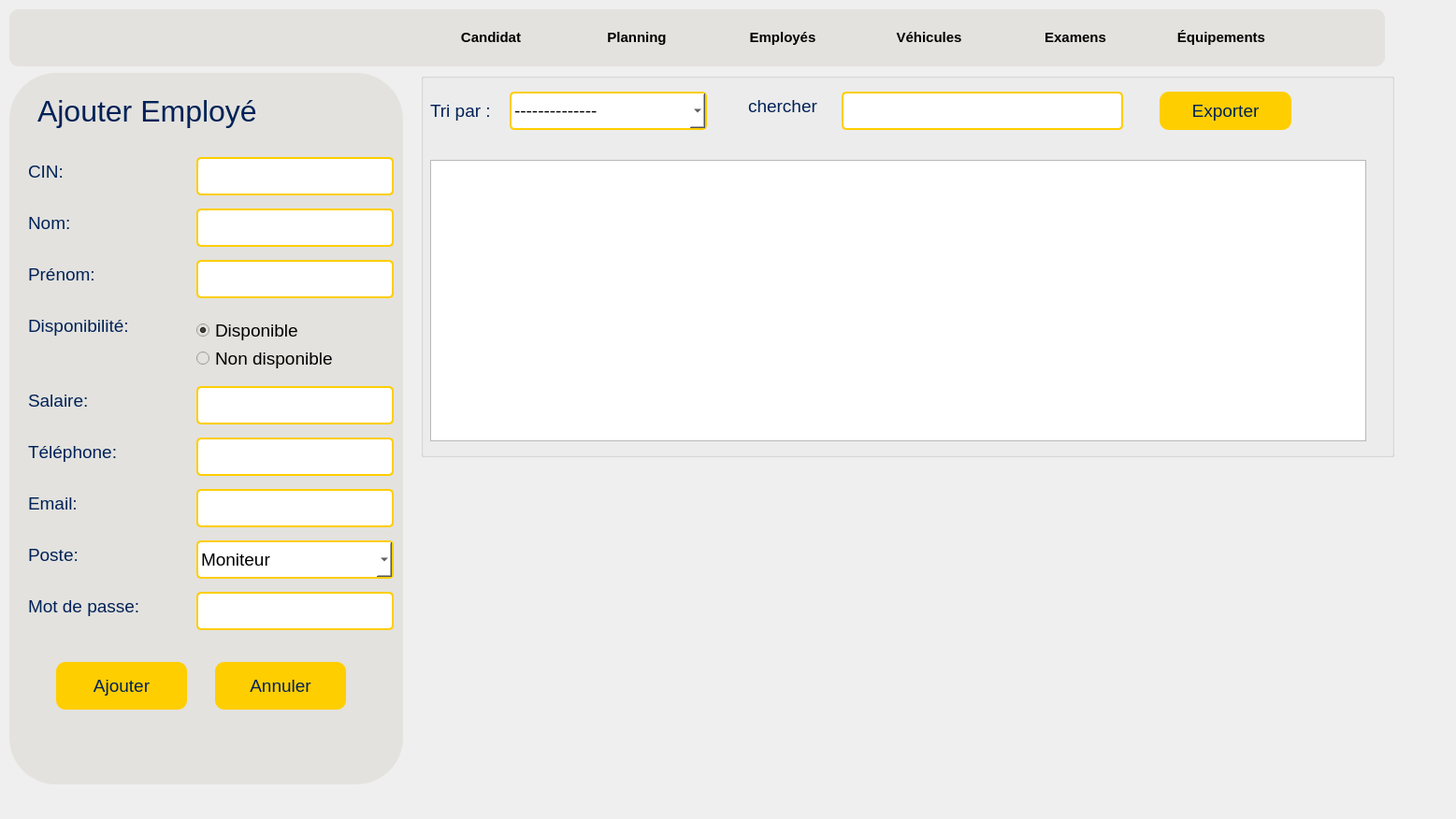
<?xml version="1.0" encoding="UTF-8"?>
<ui version="4.0">
 <class>Employee</class>
 <widget class="QWidget" name="Employee">
  <property name="geometry">
   <rect>
    <x>0</x>
    <y>0</y>
    <width>1557</width>
    <height>876</height>
   </rect>
  </property>
  <property name="windowTitle">
   <string>Gestion des Employés</string>
  </property>
  <!-- TABLE AREA (Right side) -->
  <widget class="QGroupBox" name="groupBox_2">
   <property name="geometry">
    <rect>
     <x>450</x>
     <y>78</y>
     <width>1041</width>
     <height>411</height>
    </rect>
   </property>
   <property name="title">
    <string/>
   </property>
   <widget class="QTableWidget" name="tableWidget">
    <property name="geometry">
     <rect>
      <x>10</x>
      <y>93</y>
      <width>1001</width>
      <height>301</height>
     </rect>
    </property>
    <property name="font">
     <font>
      <pointsize>14</pointsize>
     </font>
    </property>
    <property name="alternatingRowColors">
     <bool>true</bool>
    </property>
    <property name="selectionBehavior">
     <enum>QAbstractItemView::SelectRows</enum>
    </property>
    <property name="selectionMode">
     <enum>QAbstractItemView::SingleSelection</enum>
    </property>
    <property name="showGrid">
     <bool>true</bool>
    </property>
    <attribute name="horizontalHeaderStretchLastSection">
     <bool>true</bool>
    </attribute>
   </widget>
   <widget class="QLabel" name="label_tri">
    <property name="geometry">
     <rect>
      <x>10</x>
      <y>25</y>
      <width>91</width>
      <height>31</height>
     </rect>
    </property>
    <property name="font">
     <font>
      <pointsize>14</pointsize>
     </font>
    </property>
    <property name="styleSheet">
     <string notr="true">color:#002157</string>
    </property>
    <property name="text">
     <string>Tri par : </string>
    </property>
   </widget>
   <widget class="QComboBox" name="tri">
    <property name="geometry">
     <rect>
      <x>95</x>
      <y>20</y>
      <width>211</width>
      <height>41</height>
     </rect>
    </property>
    <property name="font">
     <font>
      <pointsize>14</pointsize>
     </font>
    </property>
    <property name="styleSheet">
     <string notr="true">background-color:white;
border-radius:5px;
border:2px solid #ffce00;</string>
    </property>
    <item>
     <property name="text">
      <string>--------------</string>
     </property>
    </item>
    <item>
     <property name="text">
      <string>Nom A à Z</string>
     </property>
    </item>
    <item>
     <property name="text">
      <string>Nom Z à A</string>
     </property>
    </item>
    <item>
     <property name="text">
      <string>Poste</string>
     </property>
    </item>
    <item>
     <property name="text">
      <string>Salaire croissant</string>
     </property>
    </item>
    <item>
     <property name="text">
      <string>Salaire décroissant</string>
     </property>
    </item>
   </widget>
   <widget class="QLabel" name="label_recherche_title">
    <property name="geometry">
     <rect>
      <x>350</x>
      <y>20</y>
      <width>101</width>
      <height>31</height>
     </rect>
    </property>
    <property name="font">
     <font>
      <pointsize>14</pointsize>
     </font>
    </property>
    <property name="styleSheet">
     <string notr="true">color:#002157</string>
    </property>
    <property name="text">
     <string>chercher</string>
    </property>
   </widget>
   <widget class="QLineEdit" name="lineEdit_recherche">
    <property name="geometry">
     <rect>
      <x>450</x>
      <y>20</y>
      <width>301</width>
      <height>41</height>
     </rect>
    </property>
    <property name="font">
     <font>
      <pointsize>14</pointsize>
     </font>
    </property>
    <property name="styleSheet">
     <string notr="true">background-color:white;
border-radius:5px;
border:2px solid #ffce00;</string>
    </property>
   </widget>
   <widget class="QPushButton" name="exporter">
    <property name="geometry">
     <rect>
      <x>790</x>
      <y>20</y>
      <width>141</width>
      <height>41</height>
     </rect>
    </property>
    <property name="font">
     <font>
      <pointsize>14</pointsize>
     </font>
    </property>
    <property name="styleSheet">
     <string notr="true">background-color:#ffce00;
color:#002157;
border-radius:10px;</string>
    </property>
    <property name="text">
     <string>Exporter</string>
    </property>
   </widget>
  </widget>
  
  <!-- FORM AREA (Left side) -->
  <widget class="QGroupBox" name="groupBox">
   <property name="geometry">
    <rect>
     <x>10</x>
     <y>78</y>
     <width>421</width>
     <height>761</height>
    </rect>
   </property>
   <property name="styleSheet">
    <string notr="true">border-radius:50px;
background-color:#e3e2de;</string>
   </property>
   <property name="title">
    <string/>
   </property>
   <widget class="QLabel" name="label_title">
    <property name="geometry">
     <rect>
      <x>30</x>
      <y>10</y>
      <width>361</width>
      <height>61</height>
     </rect>
    </property>
    <property name="font">
     <font>
      <pointsize>24</pointsize>
     </font>
    </property>
    <property name="styleSheet">
     <string notr="true">color:#002157</string>
    </property>
    <property name="text">
     <string>Ajouter Employé</string>
    </property>
   </widget>
   
   <!-- CIN -->
   <widget class="QLabel" name="label_cin">
    <property name="geometry">
     <rect>
      <x>20</x>
      <y>90</y>
      <width>121</width>
      <height>31</height>
     </rect>
    </property>
    <property name="font">
     <font>
      <pointsize>14</pointsize>
     </font>
    </property>
    <property name="styleSheet">
     <string notr="true">color:#002157</string>
    </property>
    <property name="text">
     <string>CIN:</string>
    </property>
   </widget>
   <widget class="QLineEdit" name="lineEdit_cin">
    <property name="geometry">
     <rect>
      <x>200</x>
      <y>90</y>
      <width>211</width>
      <height>41</height>
     </rect>
    </property>
    <property name="font">
     <font>
      <pointsize>14</pointsize>
     </font>
    </property>
    <property name="styleSheet">
     <string notr="true">background-color:white;
border-radius:5px;
border:2px solid #ffce00;</string>
    </property>
   </widget>
   
   <!-- Nom -->
   <widget class="QLabel" name="label_nom">
    <property name="geometry">
     <rect>
      <x>20</x>
      <y>145</y>
      <width>121</width>
      <height>31</height>
     </rect>
    </property>
    <property name="font">
     <font>
      <pointsize>14</pointsize>
     </font>
    </property>
    <property name="styleSheet">
     <string notr="true">color:#002157</string>
    </property>
    <property name="text">
     <string>Nom:</string>
    </property>
   </widget>
   <widget class="QLineEdit" name="lineEdit_nom">
    <property name="geometry">
     <rect>
      <x>200</x>
      <y>145</y>
      <width>211</width>
      <height>41</height>
     </rect>
    </property>
    <property name="font">
     <font>
      <pointsize>14</pointsize>
     </font>
    </property>
    <property name="styleSheet">
     <string notr="true">background-color:white;
border-radius:5px;
border:2px solid #ffce00;</string>
    </property>
   </widget>
   
   <!-- Prénom -->
   <widget class="QLabel" name="label_prenom">
    <property name="geometry">
     <rect>
      <x>20</x>
      <y>200</y>
      <width>121</width>
      <height>31</height>
     </rect>
    </property>
    <property name="font">
     <font>
      <pointsize>14</pointsize>
     </font>
    </property>
    <property name="styleSheet">
     <string notr="true">color:#002157</string>
    </property>
    <property name="text">
     <string>Prénom:</string>
    </property>
   </widget>
   <widget class="QLineEdit" name="lineEdit_prenom">
    <property name="geometry">
     <rect>
      <x>200</x>
      <y>200</y>
      <width>211</width>
      <height>41</height>
     </rect>
    </property>
    <property name="font">
     <font>
      <pointsize>14</pointsize>
     </font>
    </property>
    <property name="styleSheet">
     <string notr="true">background-color:white;
border-radius:5px;
border:2px solid #ffce00;</string>
    </property>
   </widget>
   
   <!-- Disponibilité -->
   <widget class="QLabel" name="label_disponibilite">
    <property name="geometry">
     <rect>
      <x>20</x>
      <y>255</y>
      <width>151</width>
      <height>31</height>
     </rect>
    </property>
    <property name="font">
     <font>
      <pointsize>14</pointsize>
     </font>
    </property>
    <property name="styleSheet">
     <string notr="true">color:#002157</string>
    </property>
    <property name="text">
     <string>Disponibilité:</string>
    </property>
   </widget>
   <widget class="QRadioButton" name="radioButton_disponible">
    <property name="geometry">
     <rect>
      <x>200</x>
      <y>260</y>
      <width>121</width>
      <height>31</height>
     </rect>
    </property>
    <property name="font">
     <font>
      <pointsize>14</pointsize>
     </font>
    </property>
    <property name="text">
     <string>Disponible</string>
    </property>
    <property name="checked">
     <bool>true</bool>
    </property>
   </widget>
   <widget class="QRadioButton" name="radioButton_non_disponible">
    <property name="geometry">
     <rect>
      <x>200</x>
      <y>290</y>
      <width>171</width>
      <height>31</height>
     </rect>
    </property>
    <property name="font">
     <font>
      <pointsize>14</pointsize>
     </font>
    </property>
    <property name="text">
     <string>Non disponible</string>
    </property>
   </widget>
   
   <!-- Salaire -->
   <widget class="QLabel" name="label_salaire">
    <property name="geometry">
     <rect>
      <x>20</x>
      <y>335</y>
      <width>121</width>
      <height>31</height>
     </rect>
    </property>
    <property name="font">
     <font>
      <pointsize>14</pointsize>
     </font>
    </property>
    <property name="styleSheet">
     <string notr="true">color:#002157</string>
    </property>
    <property name="text">
     <string>Salaire:</string>
    </property>
   </widget>
   <widget class="QLineEdit" name="lineEdit_salaire">
    <property name="geometry">
     <rect>
      <x>200</x>
      <y>335</y>
      <width>211</width>
      <height>41</height>
     </rect>
    </property>
    <property name="font">
     <font>
      <pointsize>14</pointsize>
     </font>
    </property>
    <property name="styleSheet">
     <string notr="true">background-color:white;
border-radius:5px;
border:2px solid #ffce00;</string>
    </property>
   </widget>
   
   <!-- Téléphone -->
   <widget class="QLabel" name="label_telephone">
    <property name="geometry">
     <rect>
      <x>20</x>
      <y>390</y>
      <width>121</width>
      <height>31</height>
     </rect>
    </property>
    <property name="font">
     <font>
      <pointsize>14</pointsize>
     </font>
    </property>
    <property name="styleSheet">
     <string notr="true">color:#002157</string>
    </property>
    <property name="text">
     <string>Téléphone:</string>
    </property>
   </widget>
   <widget class="QLineEdit" name="lineEdit_telephone">
    <property name="geometry">
     <rect>
      <x>200</x>
      <y>390</y>
      <width>211</width>
      <height>41</height>
     </rect>
    </property>
    <property name="font">
     <font>
      <pointsize>14</pointsize>
     </font>
    </property>
    <property name="styleSheet">
     <string notr="true">background-color:white;
border-radius:5px;
border:2px solid #ffce00;</string>
    </property>
   </widget>
   
   <!-- Email -->
   <widget class="QLabel" name="label_email">
    <property name="geometry">
     <rect>
      <x>20</x>
      <y>445</y>
      <width>121</width>
      <height>31</height>
     </rect>
    </property>
    <property name="font">
     <font>
      <pointsize>14</pointsize>
     </font>
    </property>
    <property name="styleSheet">
     <string notr="true">color:#002157</string>
    </property>
    <property name="text">
     <string>Email:</string>
    </property>
   </widget>
   <widget class="QLineEdit" name="lineEdit_email">
    <property name="geometry">
     <rect>
      <x>200</x>
      <y>445</y>
      <width>211</width>
      <height>41</height>
     </rect>
    </property>
    <property name="font">
     <font>
      <pointsize>14</pointsize>
     </font>
    </property>
    <property name="styleSheet">
     <string notr="true">background-color:white;
border-radius:5px;
border:2px solid #ffce00;</string>
    </property>
   </widget>
   
   <!-- Poste -->
   <widget class="QLabel" name="label_poste">
    <property name="geometry">
     <rect>
      <x>20</x>
      <y>500</y>
      <width>121</width>
      <height>31</height>
     </rect>
    </property>
    <property name="font">
     <font>
      <pointsize>14</pointsize>
     </font>
    </property>
    <property name="styleSheet">
     <string notr="true">color:#002157</string>
    </property>
    <property name="text">
     <string>Poste:</string>
    </property>
   </widget>
   <widget class="QComboBox" name="comboBox_poste">
    <property name="geometry">
     <rect>
      <x>200</x>
      <y>500</y>
      <width>211</width>
      <height>41</height>
     </rect>
    </property>
    <property name="font">
     <font>
      <pointsize>14</pointsize>
     </font>
    </property>
    <property name="styleSheet">
     <string notr="true">background-color:white;
border-radius:5px;
border:2px solid #ffce00;</string>
    </property>
    <item>
     <property name="text">
      <string>Moniteur</string>
     </property>
    </item>
    <item>
     <property name="text">
      <string>Admin</string>
     </property>
    </item>
   </widget>
   
   <!-- Mot de passe -->
   <widget class="QLabel" name="label_mdp">
    <property name="geometry">
     <rect>
      <x>20</x>
      <y>555</y>
      <width>151</width>
      <height>31</height>
     </rect>
    </property>
    <property name="font">
     <font>
      <pointsize>14</pointsize>
     </font>
    </property>
    <property name="styleSheet">
     <string notr="true">color:#002157</string>
    </property>
    <property name="text">
     <string>Mot de passe:</string>
    </property>
   </widget>
   <widget class="QLineEdit" name="lineEdit_mdp">
    <property name="geometry">
     <rect>
      <x>200</x>
      <y>555</y>
      <width>211</width>
      <height>41</height>
     </rect>
    </property>
    <property name="font">
     <font>
      <pointsize>14</pointsize>
     </font>
    </property>
    <property name="styleSheet">
     <string notr="true">background-color:white;
border-radius:5px;
border:2px solid #ffce00;</string>
    </property>
    <property name="echoMode">
     <enum>QLineEdit::Password</enum>
    </property>
   </widget>
   
   <!-- Buttons -->
   <widget class="QPushButton" name="pushButton_ajouter">
    <property name="geometry">
     <rect>
      <x>50</x>
      <y>630</y>
      <width>140</width>
      <height>51</height>
     </rect>
    </property>
    <property name="font">
     <font>
      <pointsize>14</pointsize>
     </font>
    </property>
    <property name="styleSheet">
     <string notr="true">background-color:#ffce00;
color:#002157;
border-radius:10px;</string>
    </property>
    <property name="text">
     <string>Ajouter</string>
    </property>
   </widget>
   <widget class="QPushButton" name="pushButton_annuler">
    <property name="geometry">
     <rect>
      <x>220</x>
      <y>630</y>
      <width>140</width>
      <height>51</height>
     </rect>
    </property>
    <property name="font">
     <font>
      <pointsize>14</pointsize>
     </font>
    </property>
    <property name="styleSheet">
     <string notr="true">background-color:#ffce00;
color:#002157;
border-radius:10px;</string>
    </property>
    <property name="text">
     <string>Annuler</string>
    </property>
   </widget>
  </widget>
  
  <!-- NAVIGATION BAR (Top) -->
  <widget class="QGroupBox" name="groupBox_3">
   <property name="geometry">
    <rect>
     <x>10</x>
     <y>10</y>
     <width>1471</width>
     <height>61</height>
    </rect>
   </property>
   <property name="styleSheet">
    <string notr="true">background-color:#e3e2de;
border-radius:10px;</string>
   </property>
   <property name="title">
    <string/>
   </property>
   <widget class="QWidget" name="horizontalLayoutWidget">
    <property name="geometry">
     <rect>
      <x>440</x>
      <y>0</y>
      <width>931</width>
      <height>61</height>
     </rect>
    </property>
    <layout class="QHBoxLayout" name="horizontalLayout">
     <item>
      <widget class="QPushButton" name="candidat">
       <property name="font">
        <font>
         <pointsize>11</pointsize>
         <bold>true</bold>
        </font>
       </property>
       <property name="styleSheet">
        <string notr="true">background-color:#e3e2de;</string>
       </property>
       <property name="text">
        <string>Candidat</string>
       </property>
      </widget>
     </item>
     <item>
      <widget class="QPushButton" name="planning">
       <property name="font">
        <font>
         <pointsize>11</pointsize>
         <bold>true</bold>
        </font>
       </property>
       <property name="styleSheet">
        <string notr="true">background-color:#e3e2de;</string>
       </property>
       <property name="text">
        <string>Planning</string>
       </property>
      </widget>
     </item>
     <item>
      <widget class="QPushButton" name="employee">
       <property name="font">
        <font>
         <pointsize>11</pointsize>
         <bold>true</bold>
        </font>
       </property>
       <property name="styleSheet">
        <string notr="true">background-color:#e3e2de;</string>
       </property>
       <property name="text">
        <string>Employés</string>
       </property>
      </widget>
     </item>
     <item>
      <widget class="QPushButton" name="vehicule">
       <property name="font">
        <font>
         <pointsize>11</pointsize>
         <bold>true</bold>
        </font>
       </property>
       <property name="styleSheet">
        <string notr="true">background-color:#e3e2de;</string>
       </property>
       <property name="text">
        <string>Véhicules</string>
       </property>
      </widget>
     </item>
     <item>
      <widget class="QPushButton" name="examen">
       <property name="font">
        <font>
         <pointsize>11</pointsize>
         <bold>true</bold>
        </font>
       </property>
       <property name="styleSheet">
        <string notr="true">background-color:#e3e2de;</string>
       </property>
       <property name="text">
        <string>Examens</string>
       </property>
      </widget>
     </item>
     <item>
      <widget class="QPushButton" name="equipement">
       <property name="font">
        <font>
         <pointsize>11</pointsize>
         <bold>true</bold>
        </font>
       </property>
       <property name="styleSheet">
        <string notr="true">background-color:#e3e2de;</string>
       </property>
       <property name="text">
        <string>Équipements</string>
       </property>
      </widget>
     </item>
    </layout>
   </widget>
   <widget class="QLabel" name="label_logo">
    <property name="geometry">
     <rect>
      <x>20</x>
      <y>-10</y>
      <width>91</width>
      <height>91</height>
     </rect>
    </property>
    <property name="text">
     <string/>
    </property>
    <property name="pixmap">
     <pixmap resource="resources.qrc">:/images/logo.png</pixmap>
    </property>
    <property name="scaledContents">
     <bool>true</bool>
    </property>
   </widget>
  </widget>
 </widget>
 <resources>
  <include location="resources.qrc"/>
 </resources>
 <connections/>
</ui>
